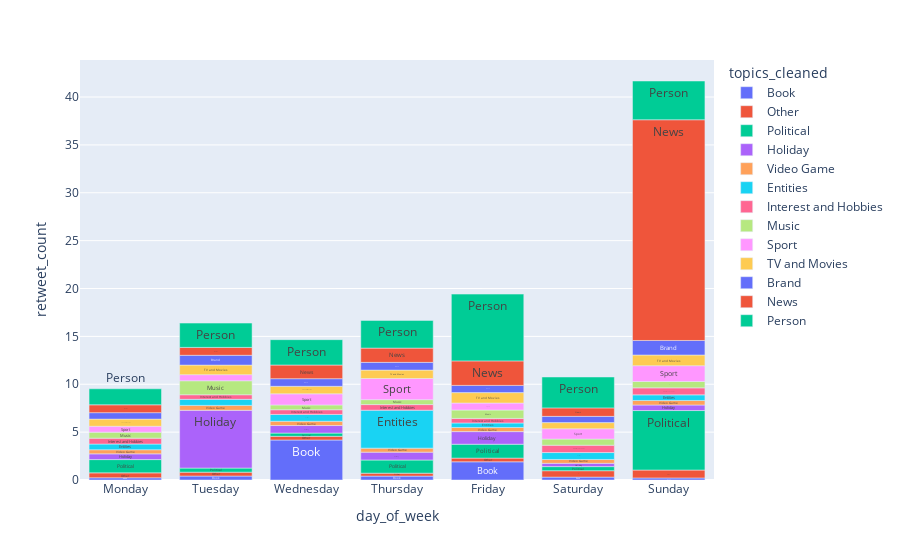

Notebook code cell kept with this figure:
### Code cell
fig = px.bar(topic_analysis2, x="day_of_week", y="retweet_count", color="topics_cleaned", text="topics_cleaned", category_orders={'day_of_week': week_days})
fig.show()

### Figure 1 — Plotly figure (JSON) as saved in the notebook; plotly's stock layout.template omitted (floating-point values rounded to 4 significant figures)
{"data": [{"alignmentgroup": "True", "hovertemplate": "topics_cleaned=%{text}<br>day_of_week=%{x}<br>retweet_count=%{y}<extra></extra>", "legendgroup": "Book", "marker": {"color": "#636efa", "pattern": {"shape": ""}}, "name": "Book", "offsetgroup": "Book", "orientation": "v", "showlegend": true, "text": ["Book", "Book", "Book", "Book", "Book", "Book", "Book"], "textposition": "auto", "x": ["Sunday", "Monday", "Saturday", "Thursday", "Tuesday", "Friday", "Wednesday"], "xaxis": "x", "y": [0.2143, 0.2333, 0.3019, 0.4068, 0.4138, 1.9, 4.177], "yaxis": "y", "type": "bar"}, {"alignmentgroup": "True", "hovertemplate": "topics_cleaned=%{text}<br>day_of_week=%{x}<br>retweet_count=%{y}<extra></extra>", "legendgroup": "Other", "marker": {"color": "#EF553B", "pattern": {"shape": ""}}, "name": "Other", "offsetgroup": "Other", "orientation": "v", "showlegend": true, "text": ["Other", "Other", "Other", "Other", "Other", "Other", "Other"], "textposition": "auto", "x": ["Thursday", "Friday", "Wednesday", "Tuesday", "Monday", "Saturday", "Sunday"], "xaxis": "x", "y": [0.3056, 0.3861, 0.3872, 0.4049, 0.5122, 0.6689, 0.8263], "yaxis": "y", "type": "bar"}, {"alignmentgroup": "True", "hovertemplate": "topics_cleaned=%{text}<br>day_of_week=%{x}<br>retweet_count=%{y}<extra></extra>", "legendgroup": "Political", "marker": {"color": "#00cc96", "pattern": {"shape": ""}}, "name": "Political", "offsetgroup": "Political", "orientation": "v", "showlegend": true, "text": ["Political", "Political", "Political", "Political", "Political", "Political", "Political"], "textposition": "auto", "x": ["Wednesday", "Tuesday", "Saturday", "Thursday", "Monday", "Friday", "Sunday"], "xaxis": "x", "y": [0.3346, 0.4254, 0.4291, 1.376, 1.387, 1.451, 6.215], "yaxis": "y", "type": "bar"}, {"alignmentgroup": "True", "hovertemplate": "topics_cleaned=%{text}<br>day_of_week=%{x}<br>retweet_count=%{y}<extra></extra>", "legendgroup": "Holiday", "marker": {"color": "#ab63fa", "pattern": {"shape": ""}}, "name": "Holiday", "offsetgroup": "Holiday", "orientation": "v", "showlegend": true, "text": ["Holiday", "Holiday", "Holiday", "Holiday", "Holiday", "Holiday", "Holiday"], "textposition": "auto", "x": ["Saturday", "Sunday", "Monday", "Wednesday", "Thursday", "Friday", "Tuesday"], "xaxis": "x", "y": [0.3401, 0.5785, 0.5975, 0.7895, 0.8219, 1.316, 6.034], "yaxis": "y", "type": "bar"}, {"alignmentgroup": "True", "hovertemplate": "topics_cleaned=%{text}<br>day_of_week=%{x}<br>retweet_count=%{y}<extra></extra>", "legendgroup": "Video Game", "marker": {"color": "#FFA15A", "pattern": {"shape": ""}}, "name": "Video Game", "offsetgroup": "Video Game", "orientation": "v", "showlegend": true, "text": ["Video Game", "Video Game", "Video Game", "Video Game", "Video Game", "Video Game", "Video Game"], "textposition": "auto", "x": ["Saturday", "Thursday", "Monday", "Friday", "Wednesday", "Sunday", "Tuesday"], "xaxis": "x", "y": [0.4041, 0.4178, 0.4328, 0.4332, 0.4465, 0.4721, 0.5154], "yaxis": "y", "type": "bar"}, {"alignmentgroup": "True", "hovertemplate": "topics_cleaned=%{text}<br>day_of_week=%{x}<br>retweet_count=%{y}<extra></extra>", "legendgroup": "Entities", "marker": {"color": "#19d3f3", "pattern": {"shape": ""}}, "name": "Entities", "offsetgroup": "Entities", "orientation": "v", "showlegend": true, "text": ["Entities", "Entities", "Entities", "Entities", "Entities", "Entities", "Entities"], "textposition": "auto", "x": ["Friday", "Sunday", "Monday", "Tuesday", "Wednesday", "Saturday", "Thursday"], "xaxis": "x", "y": [0.4717, 0.5883, 0.5926, 0.6316, 0.711, 0.7237, 3.963], "yaxis": "y", "type": "bar"}, {"alignmentgroup": "True", "hovertemplate": "topics_cleaned=%{text}<br>day_of_week=%{x}<br>retweet_count=%{y}<extra></extra>", "legendgroup": "Interest and Hobbies", "marker": {"color": "#FF6692", "pattern": {"shape": ""}}, "name": "Interest and Hobbies", "offsetgroup": "Interest and Hobbies", "orientation": "v", "showlegend": true, "text": ["Interest and Hobbies", "Interest and Hobbies", "Interest and Hobbies", "Interest and Hobbies", "Interest and Hobbies", "Interest and Hobbies", "Interest and Hobbies"], "textposition": "auto", "x": ["Friday", "Tuesday", "Wednesday", "Thursday", "Monday", "Sunday", "Saturday"], "xaxis": "x", "y": [0.4739, 0.4788, 0.4912, 0.587, 0.6159, 0.7293, 0.7635], "yaxis": "y", "type": "bar"}, {"alignmentgroup": "True", "hovertemplate": "topics_cleaned=%{text}<br>day_of_week=%{x}<br>retweet_count=%{y}<extra></extra>", "legendgroup": "Music", "marker": {"color": "#B6E880", "pattern": {"shape": ""}}, "name": "Music", "offsetgroup": "Music", "orientation": "v", "showlegend": true, "text": ["Music", "Music", "Music", "Music", "Music", "Music", "Music"], "textposition": "auto", "x": ["Wednesday", "Thursday", "Monday", "Saturday", "Sunday", "Friday", "Tuesday"], "xaxis": "x", "y": [0.5, 0.5131, 0.6255, 0.6453, 0.6667, 0.8769, 1.459], "yaxis": "y", "type": "bar"}, {"alignmentgroup": "True", "hovertemplate": "topics_cleaned=%{text}<br>day_of_week=%{x}<br>retweet_count=%{y}<extra></extra>", "legendgroup": "Sport", "marker": {"color": "#FF97FF", "pattern": {"shape": ""}}, "name": "Sport", "offsetgroup": "Sport", "orientation": "v", "showlegend": true, "text": ["Sport", "Sport", "Sport", "Sport", "Sport", "Sport", "Sport"], "textposition": "auto", "x": ["Monday", "Tuesday", "Friday", "Saturday", "Wednesday", "Sunday", "Thursday"], "xaxis": "x", "y": [0.6171, 0.6379, 0.7317, 1.073, 1.166, 1.648, 2.21], "yaxis": "y", "type": "bar"}, {"alignmentgroup": "True", "hovertemplate": "topics_cleaned=%{text}<br>day_of_week=%{x}<br>retweet_count=%{y}<extra></extra>", "legendgroup": "TV and Movies", "marker": {"color": "#FECB52", "pattern": {"shape": ""}}, "name": "TV and Movies", "offsetgroup": "TV and Movies", "orientation": "v", "showlegend": true, "text": ["TV and Movies", "TV and Movies", "TV and Movies", "TV and Movies", "TV and Movies", "TV and Movies", "TV and Movies"], "textposition": "auto", "x": ["Saturday", "Monday", "Wednesday", "Thursday", "Tuesday", "Friday", "Sunday"], "xaxis": "x", "y": [0.6451, 0.7467, 0.7832, 0.8786, 1.003, 1.088, 1.117], "yaxis": "y", "type": "bar"}, {"alignmentgroup": "True", "hovertemplate": "topics_cleaned=%{text}<br>day_of_week=%{x}<br>retweet_count=%{y}<extra></extra>", "legendgroup": "Brand", "marker": {"color": "#636efa", "pattern": {"shape": ""}}, "name": "Brand", "offsetgroup": "Brand", "orientation": "v", "showlegend": true, "text": ["Brand", "Brand", "Brand", "Brand", "Brand", "Brand", "Brand"], "textposition": "auto", "x": ["Saturday", "Monday", "Friday", "Wednesday", "Thursday", "Tuesday", "Sunday"], "xaxis": "x", "y": [0.6513, 0.6723, 0.7555, 0.7964, 0.8076, 1.022, 1.518], "yaxis": "y", "type": "bar"}, {"alignmentgroup": "True", "hovertemplate": "topics_cleaned=%{text}<br>day_of_week=%{x}<br>retweet_count=%{y}<extra></extra>", "legendgroup": "News", "marker": {"color": "#EF553B", "pattern": {"shape": ""}}, "name": "News", "offsetgroup": "News", "orientation": "v", "showlegend": true, "text": ["News", "News", "News", "News", "News", "News", "News"], "textposition": "auto", "x": ["Monday", "Tuesday", "Saturday", "Wednesday", "Thursday", "Friday", "Sunday"], "xaxis": "x", "y": [0.8219, 0.8241, 0.886, 1.426, 1.49, 2.556, 23.05], "yaxis": "y", "type": "bar"}, {"alignmentgroup": "True", "hovertemplate": "topics_cleaned=%{text}<br>day_of_week=%{x}<br>retweet_count=%{y}<extra></extra>", "legendgroup": "Person", "marker": {"color": "#00cc96", "pattern": {"shape": ""}}, "name": "Person", "offsetgroup": "Person", "orientation": "v", "showlegend": true, "text": ["Person", "Person", "Person", "Person", "Person", "Person", "Person"], "textposition": "auto", "x": ["Monday", "Tuesday", "Wednesday", "Thursday", "Saturday", "Sunday", "Friday"], "xaxis": "x", "y": [1.672, 2.54, 2.649, 2.893, 3.227, 4.049, 6.978], "yaxis": "y", "type": "bar"}], "layout": {"xaxis": {"anchor": "y", "domain": [0.0, 1.0], "title": {"text": "day_of_week"}, "categoryorder": "array", "categoryarray": ["Monday", "Tuesday", "Wednesday", "Thursday", "Friday", "Saturday", "Sunday"]}, "yaxis": {"anchor": "x", "domain": [0.0, 1.0], "title": {"text": "retweet_count"}}, "legend": {"title": {"text": "topics_cleaned"}, "tracegroupgap": 0}, "margin": {"t": 60}, "barmode": "relative"}}
